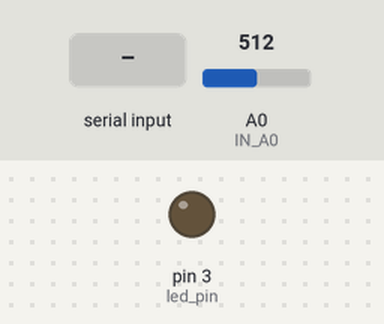
Simulated run of this sketch. Board: Arduino Uno, built with avr-gcc and run on an emulated ATmega328P. On the bench: output pins drawn as LEDs (lit = HIGH). The inputs (shaded band) are chosen by the test bench; at power-on: A0 (IN_A0) = 512. What the sketch prints to the serial monitor is not drawn.

Above: at 1.2 s.
1.3 s: "a" received over Serial
At 2.2 s:
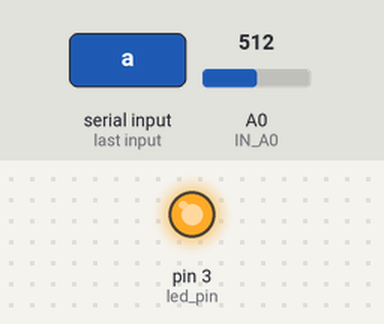
2.8 s: "b" received over Serial
At 3.6 s:
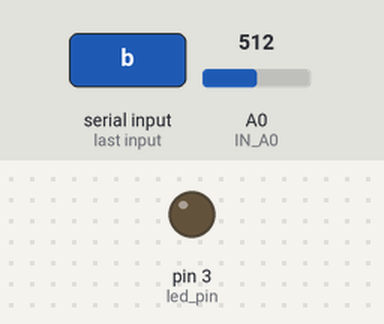
Timing chart, 0 to 5.8 s (numbered marks = the images above; inputs shaded):
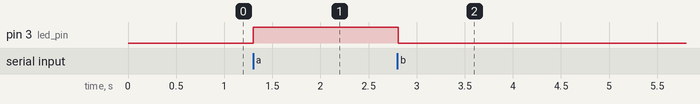

The sketch:

IIP_IR_Arduino_2.ino
```cpp
//https://www.mschoeffler.de/2017/11/27/arduino-tutorial-ir-distance-line-tracing-line-tracking-sensor-mh-sensor-series-ky-033-tcrt5000/
#include <Wire.h>

char val;
int led_pin = 3;

int sampleRate = 100; //samples per second
int sampleInterval = 1000000/sampleRate; //Inverse of SampleRate
const int IN_A0 = A0; // analog input
//const int IN_D0 = 8; // digital input
long timer = micros();

void setup() {
  Serial.begin(115200);
  pinMode (led_pin, OUTPUT);
  pinMode (IN_A0, INPUT);
  //pinMode (IN_D0, INPUT);
}

int value_A0;
//bool value_D0;

void loop() {
  if (micros() - timer >= sampleInterval) { //Timer: send sensor data in every 10ms
    timer = micros();
    getDataFromProcessing();
    Serial.flush();
    value_A0 = analogRead(IN_A0); // reads the analog input from the IR distance sensor
    //value_D0 = digitalRead(IN_D0);// reads the digital input from the IR distance sensor
    sendDataToProcessing('A', value_A0);
  }
  delay(100);
}

void sendDataToProcessing(char symbol, int value_A0){
  Serial.print(symbol);
  Serial.println(value_A0);
}

void getDataFromProcessing(){
  while (Serial.available()) {
    char inChar = (char)Serial.read();
    if (inChar == 'a') { //when an 'a' charactor is received.
      digitalWrite(led_pin, HIGH); //turn on the built in LED on Arduino Uno
    }
    if (inChar == 'b') { //when an 'b' charactor is received.
      digitalWrite(led_pin, LOW); //turn on the built in LED on Arduino Uno
    }
  }
}
```

Measured:
- after the input at 1.3 s, pin 3 (led_pin): LOW → HIGH at once
- after the input at 2.8 s, pin 3 (led_pin): HIGH → LOW at once
